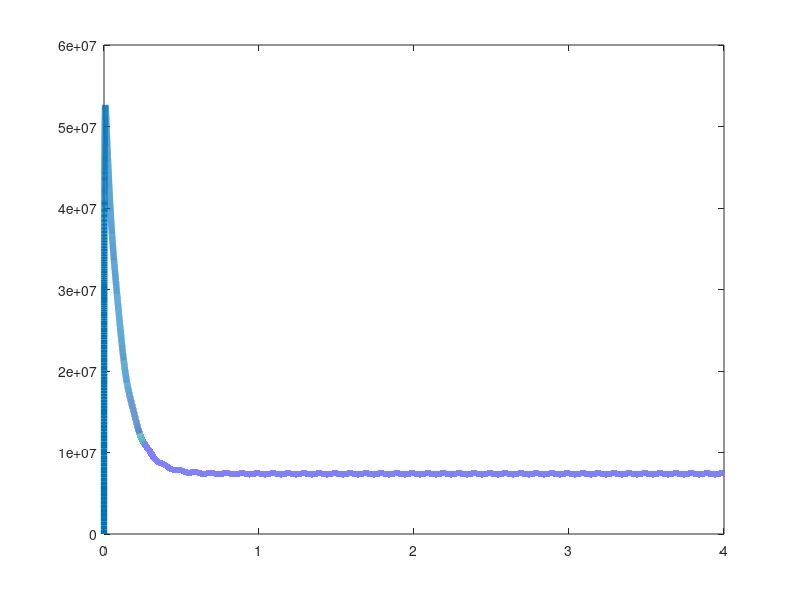

The MATLAB script that drew this image: (Note: this script raises an error after producing the figure.)
% Execute este script para salvar os resultados ao lado deste arquivo.
%% ============================================================
% NV 10 níveis – evolução temporal com GKSL vetorizado
% Duas fontes de micro-ondas cossenoidais: SIG + REF
%
% Versão com dinâmica coerente nos 10 níveis:
%   - Hamiltoniano estático em g, e, u
%   - termo MW aplicado ao manifold g (ver mw_manifolds abaixo)
%   - canais dissipativos via Lindblad
%   - integração temporal por RK4 + splitting de Strang
%
% REVISÃO (tau_ue = 100 fs):
%   Com dt = 20 ps, Gamma_ue*dt = 200, muito acima do limite de
%   estabilidade do RK4 (|lambda*dt| ~ 2.8). O termo u -> e é separado
%   e integrado EXATAMENTE por splitting de Strang:
%
%       y <- expm(Lue*dt/2) * y
%       y <- RK4( L0 + Lmw(t) , dt ) * y        (parte não rígida)
%       y <- expm(Lue*dt/2) * y
%
%   Os níveis |u> continuam no modelo. A expm é calculada uma única vez.
%   Os geradores MW são pré-calculados (sem kron dentro do laço).
%
% Base (índices):
% 1..3 : |g,+1>,|g,0>,|g,-1>
% 4..6 : |e,+1>,|e,0>,|e,-1>
% 7..9 : |u,+1>,|u,0>,|u,-1>
% 10   : |s>
%% ============================================================

clear; clc; close all;
script_dir = fileparts(mfilename('fullpath'));

%% -------------------------
% 1) Inputs do usuário
%% -------------------------
Bstatic = [0 0 5e-3];     % T

% Tempo total
Ttot = 4e-6;              % s

% Direção da MW
mw_dir = [1 0 0];
mw_dir = mw_dir / norm(mw_dir);

% Manifolds que recebem o acoplamento MW: [g e u]
% (o código original aplicava apenas em g)
mw_manifolds = [true false false];

% Fonte SIG
f_sig   = 3.000e9;        % Hz
S_sig   = 1e8;            % W/m^2
phi_sig = 0;              % rad

% Fonte REF
f_ref   = 3.010e9;        % Hz
S_ref   = 1e8;            % W/m^2
phi_ref = 0;              % rad

% Laser 532 tratado incoerentemente
P532  = 40e-3;            % W
k_532 = 1e10;              % (1/s)/W
R_532 = k_532 * P532;     % 1/s

% Passo temporal
% Obs.: com dt = 20 ps, omega*dt ~ 0.38 nas portadoras de ~3 GHz; o erro
% de fase do RK4 equivale a um deslocamento numérico de ~0.5 MHz na
% ressonância. dt = 10 ps reduz isso ~30x (custo 2x).
dt = 2e-11;               % s
Nt = floor(Ttot/dt) + 1;
t = (0:Nt-1)' * dt;

%% -------------------------
% 2) Taxas
%% -------------------------
% Taxas em s^-1, sem fator 2*pi.
% Radiativo e ISC: Tayefeh Younesi et al. (2025), Tabela I,
% https://doi.org/10.1103/PhysRevApplied.23.054019
Gamma_r = 66e6;
Gamma_isc0 = 7.9e6;
Gamma_isc_pm = 53e6;
Gamma_r0 = Gamma_r;
Gamma_rpm = Gamma_r;

% Saida do singleto por subnivel: medias da Tabela 1 de Tetienne et al.
% (2012), https://doi.org/10.1088/1367-2630/14/10/103033
Gamma_sg0_eq = 0.98e6;
Gamma_sgpm_eq = 0.73e6;
tau_s = 1/(Gamma_sg0_eq + 2*Gamma_sgpm_eq);
p_s_to_g0 = Gamma_sg0_eq*tau_s;

% Tempo vibronico efetivo, motivado pela escala de femtossegundos medida
% por Ulbricht et al. (2018), https://doi.org/10.1103/PhysRevB.97.220302
tau_ue = 100e-15;
Gamma_ue = 1/tau_ue;

nv_rates = struct('Gamma_r', Gamma_r, 'Gamma_isc0', Gamma_isc0, ...
    'Gamma_isc_pm', Gamma_isc_pm, 'Gamma_sg0', Gamma_sg0_eq, ...
    'Gamma_sgpm_each', Gamma_sgpm_eq, 'tau_s', tau_s, 'p_s0', p_s_to_g0, ...
    'tau_ue', tau_ue, 'tau_e0', 1/(Gamma_r + Gamma_isc0), ...
    'tau_epm', 1/(Gamma_r + Gamma_isc_pm));

%% -------------------------
% 3) Conversão MW: S -> B
%% -------------------------
mu0 = 4*pi*1e-7;
c0  = 299792458;

Bsig_amp = sqrt(mu0 * S_sig / c0);   % Tesla
Bref_amp = sqrt(mu0 * S_ref / c0);   % Tesla

%% -------------------------
% 4) Operadores de spin e Hamiltonianos estáticos
%% -------------------------
gamma_e = 2*pi*28e9;      % rad/s/T

Dg = 2*pi*2.87e9;         % rad/s  (ground)
De = 2*pi*1.42e9;         % rad/s  (excited, efetivo)
Du = 2*pi*1.42e9;         % rad/s  (upper, efetivo, sem frequência óptica)
Es = 0;                   % rad/s  (singleto)

Sx = (1/sqrt(2)) * [0 1 0; 1 0 1; 0 1 0];
Sy = (1/sqrt(2)) * [0 -1i 0; 1i 0 -1i; 0 1i 0];
Sz = [1 0 0; 0 0 0; 0 0 -1];

Hspin = @(D, Bvec) D*(Sz*Sz) + gamma_e*(Bvec(1)*Sx + Bvec(2)*Sy + Bvec(3)*Sz);

Hg = Hspin(Dg, Bstatic);
He = Hspin(De, Bstatic);
Hu = Hspin(Du, Bstatic);

d   = 10;
I10 = eye(d);

Hstatic = zeros(d);
Hstatic(1:3,1:3) = Hg;
Hstatic(4:6,4:6) = He;
Hstatic(7:9,7:9) = Hu;
Hstatic(10,10)   = Es;

%% -------------------------
% 5) Índices
%% -------------------------
igp = 1;  ig0 = 2;  igm = 3;
iep = 4;  ie0 = 5;  iem = 6;
iup = 7;  iu0 = 8;  ium = 9;
is  = 10;

lin = @(i) (i-1)*d + i;   % posição de rho(i,i) em y = rho(:)

%% -------------------------
% 6) Operadores de Lindblad
%% -------------------------
L       = {};
Lue_ops = {};             % u -> e separado (parte rígida)

% (i) u -> e spin-conserving
for m = 1:3
    iu = 6 + m;   % 7..9
    ie = 3 + m;   % 4..6
    A = zeros(d);
    A(ie, iu) = sqrt(Gamma_ue);
    Lue_ops{end+1} = A;
end

% (ii) Decaimento radiativo e -> g
A = zeros(d); A(igp, iep) = sqrt(Gamma_rpm); L{end+1} = A;
A = zeros(d); A(ig0, ie0) = sqrt(Gamma_r0 ); L{end+1} = A;
A = zeros(d); A(igm, iem) = sqrt(Gamma_rpm); L{end+1} = A;

% (iii) ISC e -> s
A = zeros(d); A(is, iep) = sqrt(Gamma_isc_pm); L{end+1} = A;
A = zeros(d); A(is, ie0) = sqrt(Gamma_isc0 ); L{end+1} = A;
A = zeros(d); A(is, iem) = sqrt(Gamma_isc_pm); L{end+1} = A;

% (iv) s -> g
A = zeros(d); A(igp, is) = sqrt(Gamma_sgpm_eq); L{end+1} = A;
A = zeros(d); A(ig0, is) = sqrt(Gamma_sg0_eq ); L{end+1} = A;
A = zeros(d); A(igm, is) = sqrt(Gamma_sgpm_eq); L{end+1} = A;

%% -------------------------
% 7) Pumping incoerente g -> u
%% -------------------------
Lp = {};
for m = 1:3
    ig = m;
    iu = 6 + m;
    A = zeros(d);
    A(iu, ig) = sqrt(R_532);
    Lp{end+1} = A;
end

%% -------------------------
% 8) Pré-cálculo dos Liouvillianos
%% -------------------------
dissip = @(A) kron(conj(A), A) - 0.5*kron(I10, A'*A) - 0.5*kron((A'*A).', I10);

% Parte não rígida (vai para o RK4)
allL  = [L(:); Lp(:)];
Ldiss = zeros(d*d, d*d);
for n = 1:numel(allL)
    Ldiss = Ldiss + dissip(allL{n});
end

Lcoh_static = -1i * (kron(I10, Hstatic) - kron(Hstatic.', I10));

L0 = sparse(Ldiss + Lcoh_static);

% Parte rígida: u -> e, propagador exato de meio passo
Lue = zeros(d*d, d*d);
for n = 1:numel(Lue_ops)
    Lue = Lue + dissip(Lue_ops{n});
end
E_ue_half = sparse(expm(Lue*dt/2));

% Geradores MW pré-calculados: Lmw(t) = Bx*GX + By*GY + Bz*GZ
mw_super = @(H) -1i*(kron(I10, H) - kron(H.', I10));
blk_mw   = @(S3) blkdiag(mw_manifolds(1)*S3, mw_manifolds(2)*S3, mw_manifolds(3)*S3, 0);

GX = sparse(mw_super(gamma_e*blk_mw(Sx)));
GY = sparse(mw_super(gamma_e*blk_mw(Sy)));
GZ = sparse(mw_super(gamma_e*blk_mw(Sz)));

% Verificação de estabilidade
lam_rk4 = max(abs(eig(full(L0))));
fprintf('=== ESTABILIDADE ===\n');
fprintf('Gamma_ue*dt (tratado exato)    = %.3g\n', Gamma_ue*dt);
fprintf('|lambda|max*dt (parte em RK4)  = %.3g  (limite ~2.8)\n\n', lam_rk4*dt);
if lam_rk4*dt > 2.5
    error('dt grande demais para a parte nao rigida: reduza dt.');
end

%% -------------------------
% 9) Estado inicial e buffers
%% -------------------------
rho0 = zeros(d);
rho0(ig0, ig0) = 1;   % começa em |g,0>
y = rho0(:);

Pg_p = zeros(Nt,1);  Pg_0 = zeros(Nt,1);  Pg_m = zeros(Nt,1);
Pe_p = zeros(Nt,1);  Pe_0 = zeros(Nt,1);  Pe_m = zeros(Nt,1);
Pu_p = zeros(Nt,1);  Pu_0 = zeros(Nt,1);  Pu_m = zeros(Nt,1);

Ps    = zeros(Nt,1);
Fluor = zeros(Nt,1);
Trrho = zeros(Nt,1);

idx_pop = lin(1:d);   % índices das populações em y

% Campo MW total (vetorizado, fora do laço)
Bmw_scalar = Bsig_amp*cos(2*pi*f_sig*t + phi_sig) + Bref_amp*cos(2*pi*f_ref*t + phi_ref);
Bx_t = Bmw_scalar * mw_dir(1);
By_t = Bmw_scalar * mw_dir(2);
Bz_t = Bmw_scalar * mw_dir(3);

%% -------------------------
% 10) Loop temporal: Strang (u->e exato) + RK4
%% -------------------------
fprintf('Simulando %d passos...\n', Nt);
t_wall = tic;

for k = 1:Nt
    pop = real(y(idx_pop));

    Pg_p(k) = pop(igp);  Pg_0(k) = pop(ig0);  Pg_m(k) = pop(igm);
    Pe_p(k) = pop(iep);  Pe_0(k) = pop(ie0);  Pe_m(k) = pop(iem);
    Pu_p(k) = pop(iup);  Pu_0(k) = pop(iu0);  Pu_m(k) = pop(ium);
    Ps(k)   = pop(is);

    Trrho(k) = sum(pop);

    % Fluorescência total radiativa e -> g
    Fluor(k) = Gamma_rpm*pop(iep) + Gamma_r0*pop(ie0) + Gamma_rpm*pop(iem);

    if k == Nt
        break
    end

    % Liouvilliano do passo (sem kron no laço)
    Lt = L0 + Bx_t(k)*GX + By_t(k)*GY + Bz_t(k)*GZ;

    % Meio passo exato u -> e
    y = E_ue_half * y;

    % RK4 na parte não rígida
    k1 = Lt * y;
    k2 = Lt * (y + 0.5*dt*k1);
    k3 = Lt * (y + 0.5*dt*k2);
    k4 = Lt * (y + dt*k3);
    y  = y + (dt/6) * (k1 + 2*k2 + 2*k3 + k4);

    % Meio passo exato u -> e
    y = E_ue_half * y;

    % Correção leve de hermiticidade/traço e verificação numérica
    if mod(k, 2000) == 0
        rho_tmp = reshape(y, d, d);
        rho_tmp = 0.5*(rho_tmp + rho_tmp');
        tr_tmp  = real(trace(rho_tmp));
        if ~isfinite(tr_tmp) || tr_tmp <= 0
            error('Instabilidade numerica detectada em t = %.4f us', t(k)*1e6);
        end
        y = rho_tmp(:) / tr_tmp;
    end

    if mod(k, 20000) == 0
        fprintf('  %7d/%7d  (%.0f%%)  %.1f s\n', k, Nt, 100*k/Nt, toc(t_wall));
    end
end

fprintf('Simulacao concluida em %.1f s\n\n', toc(t_wall));

%% -------------------------
% 11) Informações gerais
%% -------------------------
f_beat = abs(f_ref - f_sig);

fprintf('f_sig   = %.6f GHz\n', f_sig/1e9);
fprintf('f_ref   = %.6f GHz\n', f_ref/1e9);
fprintf('f_beat  = %.3f MHz\n', f_beat/1e6);
fprintf('Bsig    = %.3e T\n', Bsig_amp);
fprintf('Bref    = %.3e T\n', Bref_amp);
fprintf('Nt      = %d\n', Nt);
fprintf('trace final(rho) = %.12f\n', Trrho(end));
fprintf('Pop. máxima em |u> nos pontos amostrados = %.3e\n', max(Pu_p+Pu_0+Pu_m));

%% -------------------------
% 12) Plots (IEEE Standard Style)
%% -------------------------

% Criar pasta exclusiva para os plots deste código
outDir_freq = fullfile(script_dir, 'resultados_fm');
if ~exist(outDir_freq, 'dir')
    mkdir(outDir_freq);
end

%% -------------------------
% 13) Fluorescence plot
%% -------------------------
fig1 = figure('Color','w','Position',[80 80 1100 650]);
ax1  = axes('Parent',fig1); hold(ax1,'on');

plot(ax1, t*1e6, Fluor, '-', 'LineWidth', 4.6);

box(ax1,'on');
ax1.TickDir     = 'in';
ax1.TickLength  = [0.015 0.015];
ax1.LineWidth   = 1.8;
ax1.FontSize    = 22;
ax1.FontWeight  = 'bold';
ax1.XMinorTick  = 'on';
ax1.YMinorTick  = 'on';
grid(ax1,'on'); ax1.GridAlpha = 0.12;

xlabel(ax1,'Time (\mus)','FontSize',28,'FontWeight','bold');
ylabel(ax1,'Radiative fluorescence (arb.)','FontSize',28,'FontWeight','bold');
title(ax1,'Total fluorescence','FontSize',24,'FontWeight','bold');

exportgraphics(fig1, fullfile(outDir_freq, 'fluorescenceFM.png'), 'Resolution', 600);

%% -------------------------
% 14) Spectral verification of the fluorescence
%% -------------------------
frac_cut = 0.2;
k0 = floor(frac_cut*Nt) + 1;
Fsig_time = Fluor(k0:end);
Fsig_time = Fsig_time - mean(Fsig_time);
Nfft = length(Fsig_time);
w = local_hann(Nfft);
Fwin = Fsig_time .* w;
Y = fft(Fwin);
P2 = abs(Y)/Nfft;
P1 = P2(1:floor(Nfft/2)+1);
P1(2:end-1) = 2*P1(2:end-1);
Fs = 1/dt;
f_axis = Fs*(0:floor(Nfft/2))/Nfft;
search_bw = max(5e6, 0.3*f_beat);
idx_band = find(f_axis >= max(0, f_beat-search_bw) & f_axis <= (f_beat+search_bw));
if isempty(idx_band)
    warning('Beat-frequency search window is empty.');
    f_peak = NaN;
else
    [~, imax_local] = max(P1(idx_band));
    idx_peak = idx_band(imax_local);
    f_peak = f_axis(idx_peak);
end
fprintf('Fluorescence spectral peak = %.3f MHz\n', f_peak/1e6);
fprintf('Expected |f_sig-f_ref|     = %.3f MHz\n', f_beat/1e6);
fprintf('Relative error             = %.3f %%\n', 100*abs(f_peak-f_beat)/f_beat);
fprintf('Resolucao espectral (1/T)  = %.3f MHz\n', 1/(Nfft*dt)/1e6);

fig2 = figure('Color','w','Position',[80 80 1100 650]);
ax2  = axes('Parent',fig2); hold(ax2,'on');

plot(ax2, f_axis/1e6, P1, '-', 'LineWidth', 4.6, 'DisplayName', 'FFT of fluorescence');
xline(ax2, f_beat/1e6, '--r', 'LineWidth', 2.5, 'DisplayName', 'Expected |f_{sig}-f_{ref}|');
if ~isnan(f_peak)
    xline(ax2, f_peak/1e6, '--k', 'LineWidth', 2.5, 'DisplayName', 'Peak found');
end

box(ax2,'on');
ax2.TickDir     = 'in';
ax2.TickLength  = [0.015 0.015];
ax2.LineWidth   = 1.8;
ax2.FontSize    = 22;
ax2.FontWeight  = 'bold';
ax2.XMinorTick  = 'on';
ax2.YMinorTick  = 'on';
grid(ax2,'on'); ax2.GridAlpha = 0.12;

xlabel(ax2,'Frequency (MHz)','FontSize',28,'FontWeight','bold');
ylabel(ax2,'|FFT(Fluor)|','FontSize',28,'FontWeight','bold');
title(ax2,'Fluorescence spectrum','FontSize',24,'FontWeight','bold');
xlim(ax2,[0, max(5*f_beat/1e6, 50)]);

lgd2 = legend(ax2,'Location','northeast');
set(lgd2,'FontSize',20,'FontWeight','bold','Box','on');

exportgraphics(fig2, fullfile(outDir_freq, 'espectroFM.png'), 'Resolution', 600);

% --- Zoomed view around the beat-frequency peak ---
fig3 = figure('Color','w','Position',[80 80 1100 650]);
ax3  = axes('Parent',fig3); hold(ax3,'on');

plot(ax3, f_axis/1e6, P1, '-', 'LineWidth', 4.6, 'DisplayName', 'FFT of fluorescence');
xline(ax3, f_beat/1e6, '--r', 'LineWidth', 2.5, 'DisplayName', 'Expected |f_{sig}-f_{ref}|');
if ~isnan(f_peak)
    xline(ax3, f_peak/1e6, '--k', 'LineWidth', 2.5, 'DisplayName', 'Peak found');
end

box(ax3,'on');
ax3.TickDir     = 'in';
ax3.TickLength  = [0.015 0.015];
ax3.LineWidth   = 1.8;
ax3.FontSize    = 22;
ax3.FontWeight  = 'bold';
ax3.XMinorTick  = 'on';
ax3.YMinorTick  = 'on';
grid(ax3,'on'); ax3.GridAlpha = 0.12;

xlabel(ax3,'Frequency (MHz)','FontSize',28,'FontWeight','bold');
ylabel(ax3,'|FFT(Fluor)|','FontSize',28,'FontWeight','bold');
title(ax3,'Fluorescence spectrum (Zoom)','FontSize',24,'FontWeight','bold');
zoom_bw = max(0.02*f_beat/1e6, 0.02);
xlim(ax3,[f_beat/1e6 - zoom_bw, f_beat/1e6 + zoom_bw]);

lgd3 = legend(ax3,'Location','northeast');
set(lgd3,'FontSize',20,'FontWeight','bold','Box','on');

exportgraphics(fig3, fullfile(outDir_freq, 'espectroFMzoom.png'), 'Resolution', 600);

%% -------------------------
% 15) Time-domain autocorrelation
%% -------------------------
[acf, lags] = local_biased_acf(Fsig_time);
lags_us = lags * dt * 1e6;

fig4 = figure('Color','w','Position',[80 80 1100 650]);
ax4  = axes('Parent',fig4); hold(ax4,'on');

plot(ax4, lags_us, acf, '-', 'LineWidth', 4.6);

box(ax4,'on');
ax4.TickDir     = 'in';
ax4.TickLength  = [0.015 0.015];
ax4.LineWidth   = 1.8;
ax4.FontSize    = 22;
ax4.FontWeight  = 'bold';
ax4.XMinorTick  = 'on';
ax4.YMinorTick  = 'on';
grid(ax4,'on'); ax4.GridAlpha = 0.12;

xlabel(ax4,'Lag (\mus)','FontSize',28,'FontWeight','bold');
ylabel(ax4,'Autocorrelation (biased)','FontSize',28,'FontWeight','bold');
title(ax4,'Autocorrelation of the fluorescence signal','FontSize',24,'FontWeight','bold');
xlim(ax4,[-2, 2]);

exportgraphics(fig4, fullfile(outDir_freq, 'autocorrelacaoFLuorescenciaFM.png'), 'Resolution', 600);

% FFT da autocorrelação
N_acf = length(acf);
Y_acf = fft(acf);
P_acf = abs(Y_acf) / N_acf;
P_acf = P_acf(1:floor(N_acf/2)+1);
P_acf(2:end-1) = 2 * P_acf(2:end-1);
f_acf = Fs * (0:floor(N_acf/2)) / N_acf;

idx_band_acf = find(f_acf >= max(0, f_beat-search_bw) & f_acf <= (f_beat+search_bw));
if ~isempty(idx_band_acf)
    [~, imax_acf] = max(P_acf(idx_band_acf));
    f_peak_acf = f_acf(idx_band_acf(imax_acf));
else
    f_peak_acf = NaN;
end
fprintf('\n--- Autocorrelation FFT ---\n');
fprintf('Spectral peak via autocorrelation = %.3f MHz\n', f_peak_acf/1e6);
fprintf('Relative error                    = %.3f %%\n', 100*abs(f_peak_acf-f_beat)/f_beat);

fig5 = figure('Color','w','Position',[80 80 1100 650]);
ax5  = axes('Parent',fig5); hold(ax5,'on');

plot(ax5, f_acf/1e6, P_acf, '-', 'LineWidth', 4.6, 'DisplayName', 'FFT of the autocorrelation');
xline(ax5, f_beat/1e6, '--r', 'LineWidth', 2.5, 'DisplayName', 'Expected |f_{sig}-f_{ref}|');
if ~isnan(f_peak_acf)
    xline(ax5, f_peak_acf/1e6, '--k', 'LineWidth', 2.5, 'DisplayName', 'Peak found');
end

box(ax5,'on');
ax5.TickDir     = 'in';
ax5.TickLength  = [0.015 0.015];
ax5.LineWidth   = 1.8;
ax5.FontSize    = 22;
ax5.FontWeight  = 'bold';
ax5.XMinorTick  = 'on';
ax5.YMinorTick  = 'on';
grid(ax5,'on'); ax5.GridAlpha = 0.12;

xlabel(ax5,'Frequency (MHz)','FontSize',28,'FontWeight','bold');
ylabel(ax5,'|FFT(ACF)|','FontSize',28,'FontWeight','bold');
title(ax5,'Spectrum via fluorescence autocorrelation','FontSize',24,'FontWeight','bold');
xlim(ax5,[0, max(5*f_beat/1e6, 50)]);

lgd5 = legend(ax5,'Location','northeast');
set(lgd5,'FontSize',20,'FontWeight','bold','Box','on');

exportgraphics(fig5, fullfile(outDir_freq, 'autocorrelacaoEspectroFM.png'), 'Resolution', 600);

%% -------------------------
% Salvar dados para o Python
%% -------------------------
out_FM.t      = t;
out_FM.Fluor  = Fluor;
out_FM.f_sig  = f_sig;
out_FM.f_ref  = f_ref;
out_FM.f_beat = f_beat;
out_FM.dt     = dt;
out_FM.f_peak = f_peak;
out_FM.f_peak_acf = f_peak_acf;
out_FM.nv_rates = nv_rates;
out_FM.R_532 = R_532;
save(fullfile(outDir_freq, 'out_FM.mat'), 'out_FM');

function w = local_hann(n)
    if n == 1
        w = 1;
    else
        w = 0.5 - 0.5*cos(2*pi*(0:n-1)'/(n-1));
    end
end

function [acf, lags] = local_biased_acf(signal)
    n = numel(signal);
    nfft = 2^nextpow2(2*n - 1);
    power = abs(fft(signal, nfft)).^2;
    positive = real(ifft(power))/n;
    acf = [flipud(positive(2:n)); positive(1:n)];
    lags = (-n+1:n-1)';
end
